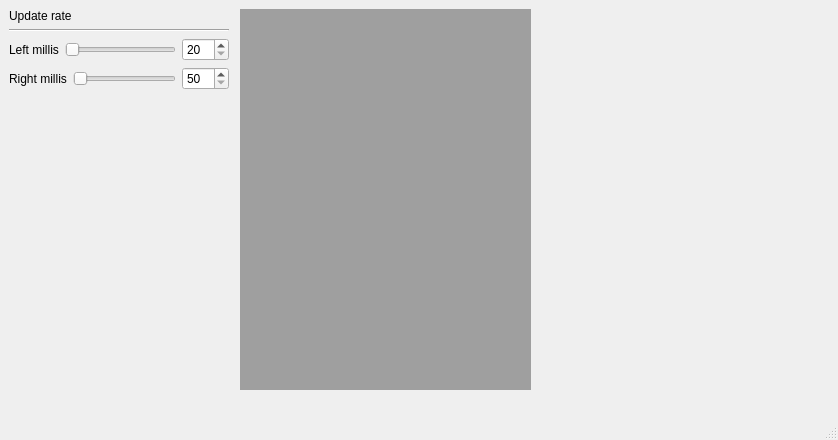
<?xml version="1.0" encoding="UTF-8"?>
<ui version="4.0">
 <class>MainWindow</class>
 <widget class="QMainWindow" name="MainWindow">
  <property name="geometry">
   <rect>
    <x>0</x>
    <y>0</y>
    <width>838</width>
    <height>440</height>
   </rect>
  </property>
  <property name="windowTitle">
   <string>MainWindow</string>
  </property>
  <widget class="QWidget" name="centralwidget">
   <widget class="QMdiArea" name="mdiArea">
    <property name="geometry">
     <rect>
      <x>240</x>
      <y>9</y>
      <width>291</width>
      <height>381</height>
     </rect>
    </property>
   </widget>
   <widget class="QWidget" name="widget" native="true">
    <property name="geometry">
     <rect>
      <x>540</x>
      <y>10</y>
      <width>291</width>
      <height>381</height>
     </rect>
    </property>
   </widget>
   <widget class="QWidget" name="">
    <property name="geometry">
     <rect>
      <x>9</x>
      <y>9</y>
      <width>220</width>
      <height>108</height>
     </rect>
    </property>
    <layout class="QVBoxLayout" name="verticalLayout">
     <item>
      <widget class="QLabel" name="label_3">
       <property name="text">
        <string>Update rate</string>
       </property>
      </widget>
     </item>
     <item>
      <widget class="Line" name="line">
       <property name="orientation">
        <enum>Qt::Horizontal</enum>
       </property>
      </widget>
     </item>
     <item>
      <layout class="QHBoxLayout" name="horizontalLayout">
       <item>
        <widget class="QLabel" name="label">
         <property name="text">
          <string>Left millis</string>
         </property>
        </widget>
       </item>
       <item>
        <widget class="QSlider" name="horizontalSlider">
         <property name="minimumSize">
          <size>
           <width>100</width>
           <height>0</height>
          </size>
         </property>
         <property name="minimum">
          <number>20</number>
         </property>
         <property name="maximum">
          <number>500</number>
         </property>
         <property name="orientation">
          <enum>Qt::Horizontal</enum>
         </property>
        </widget>
       </item>
       <item>
        <widget class="QSpinBox" name="spinBox">
         <property name="minimum">
          <number>20</number>
         </property>
         <property name="maximum">
          <number>500</number>
         </property>
        </widget>
       </item>
      </layout>
     </item>
     <item>
      <layout class="QHBoxLayout" name="horizontalLayout_2">
       <item>
        <widget class="QLabel" name="label_2">
         <property name="text">
          <string>Right millis</string>
         </property>
        </widget>
       </item>
       <item>
        <widget class="QSlider" name="horizontalSlider_2">
         <property name="minimumSize">
          <size>
           <width>100</width>
           <height>0</height>
          </size>
         </property>
         <property name="minimum">
          <number>50</number>
         </property>
         <property name="maximum">
          <number>500</number>
         </property>
         <property name="orientation">
          <enum>Qt::Horizontal</enum>
         </property>
        </widget>
       </item>
       <item>
        <widget class="QSpinBox" name="spinBox_2">
         <property name="minimum">
          <number>50</number>
         </property>
         <property name="maximum">
          <number>500</number>
         </property>
        </widget>
       </item>
      </layout>
     </item>
     <item>
      <spacer name="verticalSpacer">
       <property name="orientation">
        <enum>Qt::Vertical</enum>
       </property>
       <property name="sizeHint" stdset="0">
        <size>
         <width>20</width>
         <height>40</height>
        </size>
       </property>
      </spacer>
     </item>
    </layout>
   </widget>
  </widget>
  <widget class="QMenuBar" name="menubar">
   <property name="geometry">
    <rect>
     <x>0</x>
     <y>0</y>
     <width>838</width>
     <height>21</height>
    </rect>
   </property>
  </widget>
  <widget class="QStatusBar" name="statusbar"/>
 </widget>
 <resources/>
 <connections>
  <connection>
   <sender>horizontalSlider</sender>
   <signal>valueChanged(int)</signal>
   <receiver>spinBox</receiver>
   <slot>setValue(int)</slot>
   <hints>
    <hint type="sourcelabel">
     <x>110</x>
     <y>43</y>
    </hint>
    <hint type="destinationlabel">
     <x>185</x>
     <y>49</y>
    </hint>
   </hints>
  </connection>
  <connection>
   <sender>horizontalSlider_2</sender>
   <signal>valueChanged(int)</signal>
   <receiver>spinBox_2</receiver>
   <slot>setValue(int)</slot>
   <hints>
    <hint type="sourcelabel">
     <x>114</x>
     <y>76</y>
    </hint>
    <hint type="destinationlabel">
     <x>190</x>
     <y>82</y>
    </hint>
   </hints>
  </connection>
  <connection>
   <sender>spinBox</sender>
   <signal>valueChanged(int)</signal>
   <receiver>horizontalSlider</receiver>
   <slot>setValue(int)</slot>
   <hints>
    <hint type="sourcelabel">
     <x>188</x>
     <y>42</y>
    </hint>
    <hint type="destinationlabel">
     <x>136</x>
     <y>51</y>
    </hint>
   </hints>
  </connection>
  <connection>
   <sender>spinBox_2</sender>
   <signal>valueChanged(int)</signal>
   <receiver>horizontalSlider_2</receiver>
   <slot>setValue(int)</slot>
   <hints>
    <hint type="sourcelabel">
     <x>188</x>
     <y>68</y>
    </hint>
    <hint type="destinationlabel">
     <x>143</x>
     <y>76</y>
    </hint>
   </hints>
  </connection>
 </connections>
</ui>
